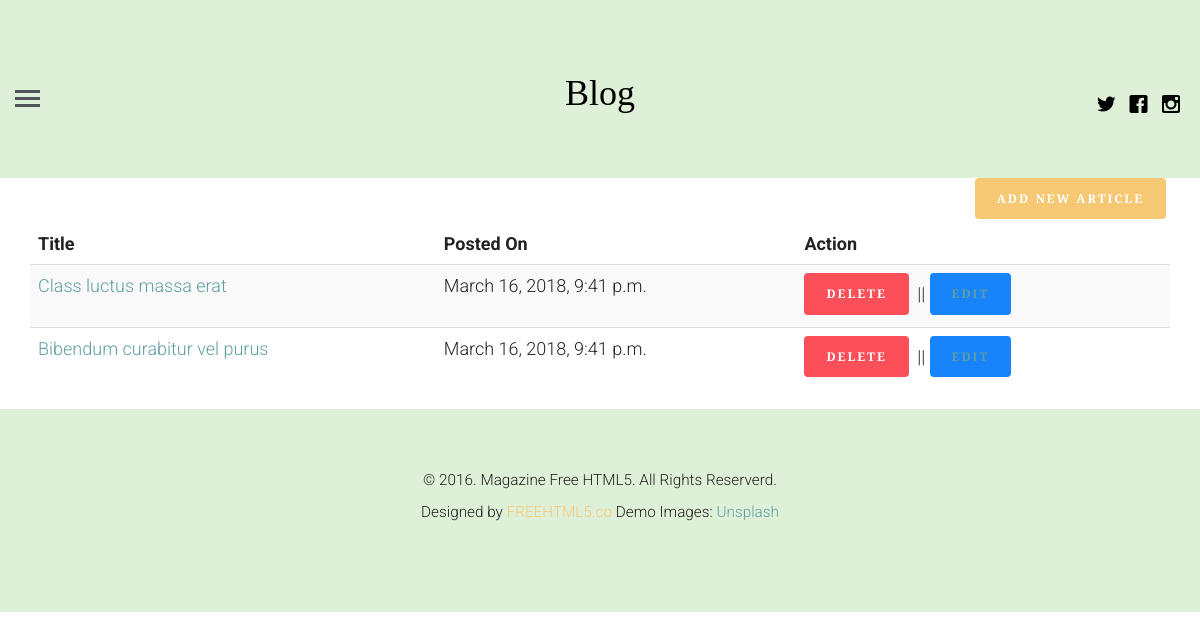
/profile (signed in), run on an earlier commit of the app's database.
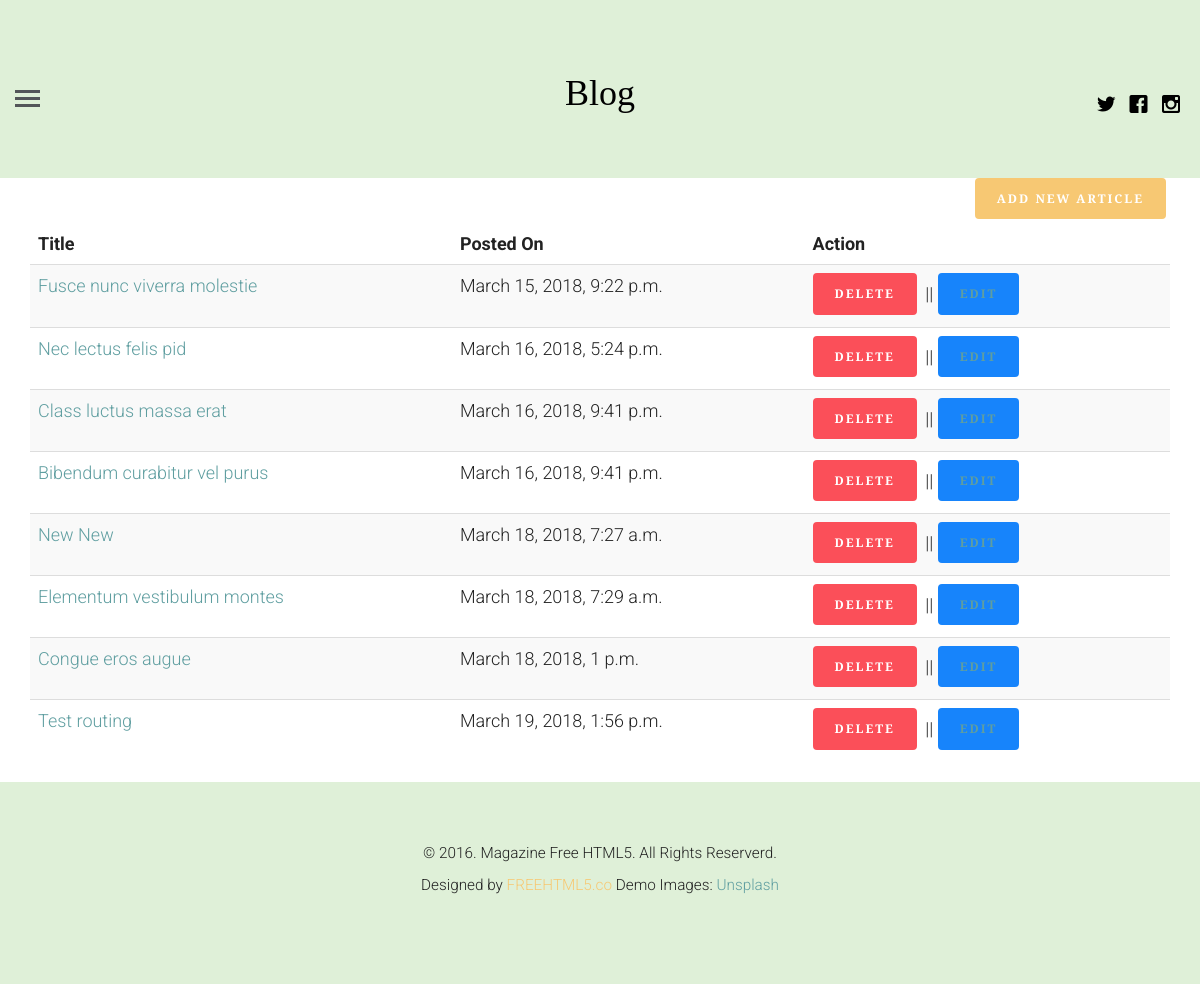
And on a later commit of the database.
### blogapp/models.py (models this page shows, shortened)
class article(models.Model):
    article_author = models.ForeignKey(author, on_delete=models.CASCADE)
    title = models.CharField(max_length=200)
    body = models.TextField()
    image = models.FileField()
    category = models.ForeignKey(category, on_delete=models.CASCADE)
    posted_on = models.DateTimeField(auto_now=False,auto_now_add=True)
    updated_on = models.DateTimeField(auto_now=True, auto_now_add=False)

### blogapp/views.py (the view, shortened to what this page needs)
# urls.py: path('profile', views.getProfile, name="profile"),
def getProfile(request):
    if request.user.is_authenticated:
        user = get_object_or_404(User, id=request.user.id)
        author_profile = author.objects.filter(name=user.id)
        if author_profile:
            authorUser = get_object_or_404(author, name=request.user.id)
            post = article.objects.filter(article_author=authorUser.id)
            return render(request, 'logged_in_profile.html', {"post": post, "user": user})
    else:
        return redirect('blog:login')

### templates/logged_in_profile.html (shortened to what this page needs)
{% extends 'base.html' %}
{% block content %}
<div class="container">
    <a href="{% url 'create' %}" class="btn btn-primary pull pull-right">Add New Article</a>
    <table class="table table-striped">
        <thead>
            <tr>
                <td><b>Title</b></td>
                <td><b>Posted On</b></td>
                <td><b>Action</b></td>
            </tr>
        </thead>
        <tbody>
            {% for p in post%}
                <tr>
                    <td><a href="{% url 'single_post' id=p.id %}" target="_blank">{{p.title}}</a></td>
                    <td>{{p.posted_on}}</td>
                    <td><a href="{% url 'delete' pid=p.id %}" class="btn btn-danger" onclick="return confirm('Confirm delete post!')">Delete</a> || <a href="{% url 'update' pid=p.id %}" class="btn btn-info">Edit</a></td>
                </tr>
            {% endfor %}
        </tbody>
    </table>
</div>
{% endblock %}

### templates/base.html (shortened to what this page needs)
<!DOCTYPE html>
 <html class="no-js">
	<head>
    {% load static %}
	<link rel="stylesheet" href="{% static 'css/animate.css'%}">
	<link rel="stylesheet" href="{% static 'css/icomoon.css'%}">
	<link rel="stylesheet" href="{% static 'css/bootstrap.css'%}">
	<link rel="stylesheet" href="{% static 'css/style.css'%}">
	<link rel="stylesheet" href="{% static 'css/custom.css'%}">
	</head>
	<body>
	<header id="fh5co-header" class="bg-success">
		<div class="container-fluid">
			<div class="row">
				<a href="#" class="js-fh5co-nav-toggle fh5co-nav-toggle"><i></i></a>
				<ul class="fh5co-social">
					<li><a href="#"><i class="icon-twitter"></i></a></li>
					<li><a href="#"><i class="icon-facebook"></i></a></li>
					<li><a href="#"><i class="icon-instagram"></i></a></li>
				</ul>
				<div class="col-lg-12 col-md-12 text-center">
					<h1 id="fh5co-logo"><a href="{% url 'blog:index' %}">Blog</a></h1>
				</div>
			</div>
		</div>
	</header>
	<div class="container-fluid">
		<div class="row fh5co-post-entry">
        {% block content %}
        {% endblock %}
        </div>
    </div>
    <footer id="fh5co-footer" class="bg-success">
		<p><small>&copy; 2016. Magazine Free HTML5. All Rights Reserverd. <br> Designed by <a href="http://freehtml5.co" target="_blank">FREEHTML5.co</a>  Demo Images: <a href="http://unsplash.com/" target="_blank">Unsplash</a></small></p>
	</footer>
	</body>
</html>

### blogapp/static/css/icomoon.css (style rules this page uses)
[class^="icon-"], [class*=" icon-"] { font-family: 'icomoon' !important; speak: none; font-style: normal; font-weight: normal; font-variant: normal; text-transform: none; line-height: 1; -webkit-font-smoothing: antialiased; -moz-osx-font-smoothing: grayscale; }
.icon-facebook:before { content: "\ea67"; }
.icon-instagram:before { content: "\ea6f"; }
.icon-twitter:before { content: "\ea7c"; }

### blogapp/static/css/style.css (style rules this page uses)
html { background: #fff; }
body { font-family: "Roboto", arial, sans-serif; font-size: 18px; font-weight: 300; line-height: 1.8; color: #222; background: #fff; }
a { color: #f7c873; -webkit-transition: 0.5s; -o-transition: 0.5s; transition: 0.5s; }
h1, h2, h3, h4, h5, h6 { font-family: "Playfair Display", times, serif; color: #000; }
p { margin-bottom: 30px; }
.btn { margin-right: 4px; margin-bottom: 4px; font-family: "Playfair Display", times, serif; font-size: 12px; letter-spacing: 2px; text-transform: uppercase; font-weight: 700; -webkit-border-radius: 4px; -moz-border-radius: 4px; -ms-border-radius: 4px; border-radius: 4px; -webkit-transition: 0.5s; -o-transition: 0.5s; transition: 0.5s; }
.btn-primary { background: #f7c873; color: #fff; border: 2px solid #f7c873; }
.btn-info { background: #1784fb; color: #fff; border: 2px solid #1784fb; }
.btn-danger { background: #fb4f59; color: #fff; border: 2px solid #fb4f59; }
#fh5co-header { padding: 3em 3em; float: left; width: 100%; }
@media screen and (max-width: 1200px) { #fh5co-header { padding-left: 15px; padding-right: 15px; } }
#fh5co-header .fh5co-nav-toggle { position: absolute; top: 4.2em; left: 3em; z-index: 99; }
@media screen and (max-width: 1200px) { #fh5co-header .fh5co-nav-toggle { top: 4em; left: 15px; } }
#fh5co-header .fh5co-social { position: absolute !important; right: 3em !important; top: 3.2em; z-index: 99; -webkit-transition: 0.5s; -o-transition: 0.5s; transition: 0.5s; }
@media screen and (max-width: 1200px) { #fh5co-header .fh5co-social { right: 15px !important; top: 3.2em; } }
#fh5co-header #fh5co-logo { text-align: center; }
#fh5co-header #fh5co-logo a { color: #000; }
.fh5co-social { padding: 0; margin: 30px 0 0 0; position: relative; }
.fh5co-social li { padding: 0; margin: 0; list-style: none; display: inline; }
.fh5co-social li a { font-size: 20px; padding: 4px; color: #000; }
#fh5co-footer { padding: 3em 0; text-align: center; }
.fh5co-nav-toggle { width: 25px; height: 25px; cursor: pointer; text-decoration: none; }
.fh5co-nav-toggle i { position: relative; display: -moz-inline-stack; display: inline-block; zoom: 1; *display: inline; width: 25px; height: 3px; color: #535659; font: bold 14px/.4 Helvetica; text-transform: uppercase; text-indent: -55px; background: #535659; transition: all .2s ease-out; }
.fh5co-nav-toggle i::before, .fh5co-nav-toggle i::after { content: ''; width: 25px; height: 3px; background: #535659; position: absolute; left: 0; -webkit-transition: 0.2s; -o-transition: 0.2s; transition: 0.2s; }
.fh5co-nav-toggle i::before { top: -7px; }
.fh5co-nav-toggle i::after { bottom: -7px; }
.fh5co-nav-toggle { position: absolute; top: 18px; left: 0; z-index: 21; padding: 6px 0 0 0; display: block; margin: 0 auto; display: block; height: 44px; width: 25px; border-bottom: none !important; }

### blogapp/static/css/custom.css (style rules this page uses)
span.step-links a:first-child, a:last-child { color: cadetblue; }

What changed in the data, as far as the page shows it:
now on this page (row edited): article: title "Fusce nunc viverra molestie", posted_on "March 15, 2018, 9:22 p.m."
now on this page (row edited): article: title "Nec lectus felis pid", posted_on "March 16, 2018, 5:24 p.m."
added article: title "New New", posted_on "March 18, 2018, 7:27 a.m."
added article: title "Elementum vestibulum montes", posted_on "March 18, 2018, 7:29 a.m."
added article: title "Congue eros augue", posted_on "March 18, 2018, 1 p.m."
added article: title "Test routing", posted_on "March 19, 2018, 1:56 p.m."
